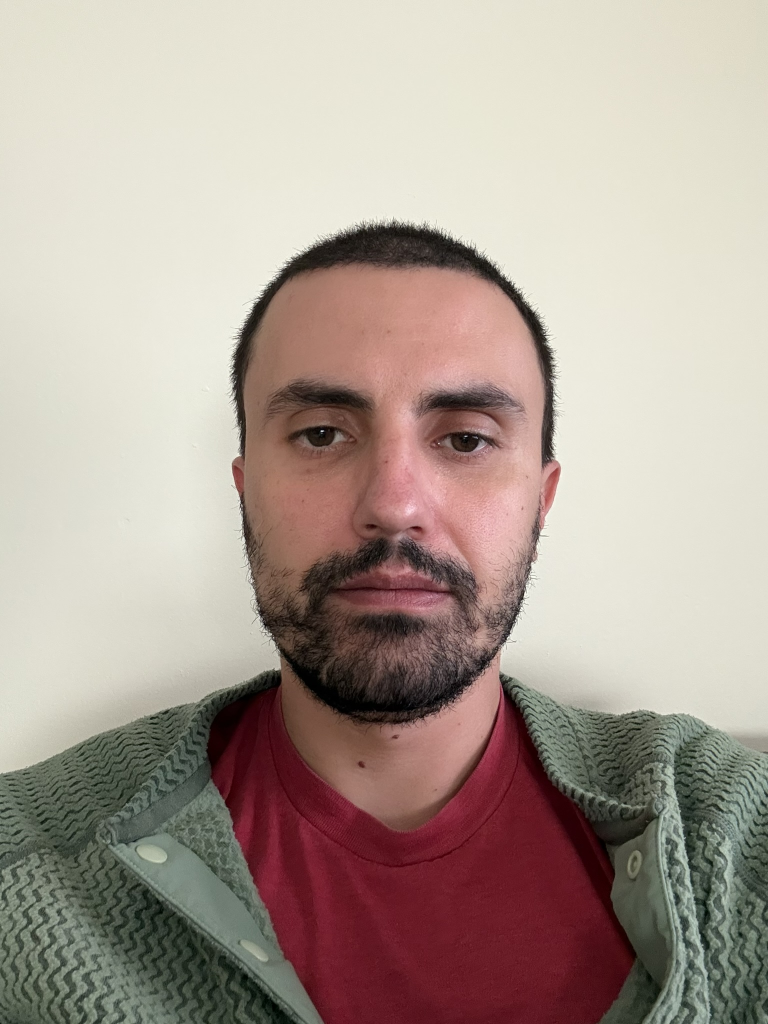
#> input picture sean.jpeg, 1536 x 2048 px (shown at 1/2 size)
$ python build_portrait.py
#> lines starting #> are read from the running program, lines starting #| are printed output that depends on the picture
#!/usr/bin/env python3
"""Bake sean.jpeg into a hover-perturbable HTML-element topography portrait.

Samples the photo at a fine base grid (104 x 120), flood-fills the wall
out as elevation 0, then builds a quadtree: 8x8 blocks subdivide where
color variance is high (eyes, silhouette edges) and stay chunky where
the image is flat (wall, hair, jacket). Each leaf becomes one div.
Elevation (1-8, from brightness) drives z-index, size, lift and shadow.

The page has no drag: moving the pointer across the portrait kicks
nearby pieces away with a little physics — big chunks are heavy, small
chips fly. A restore button reassembles the face.

Usage: python3 build_portrait.py
"""

from collections import deque
from pathlib import Path

from PIL import Image, ImageEnhance

SRC = Path(__file__).parent / "sean.jpeg"
OUT = Path(__file__).parent / "docs" / "index.html"

BASE_COLS = 104           # finest grid; must be divisible by 8
BASE_ROWS = 120
CROP_TOP_FRAC = 0.13      # drop empty wall above the head
WALL_TOLERANCE = 62       # flood-fill color distance
LEVELS = 8                # elevation bands for the subject
# max per-channel std for a block to stay whole, by block size
SPLIT_STD = {8: 8.0, 4: 11.0, 2: 15.0}

B36 = "0123456789abcdefghijklmnopqrstuvwxyz"


def dist(a, b):
    return sum((x - y) ** 2 for x, y in zip(a, b)) ** 0.5


def luma(c):
    return 0.299 * c[0] + 0.587 * c[1] + 0.114 * c[2]


def b36(n):
    return B36[n // 36] + B36[n % 36]


def main():
    img = Image.open(SRC).convert("RGB")
#> img is the input picture: PIL image 1536x2048 RGB; mean R, G, B 172.8, 158.1, 148.3
    w, h = img.size
#> w = 1536; h = 2048
    img = img.crop((0, int(h * CROP_TOP_FRAC), w, h))
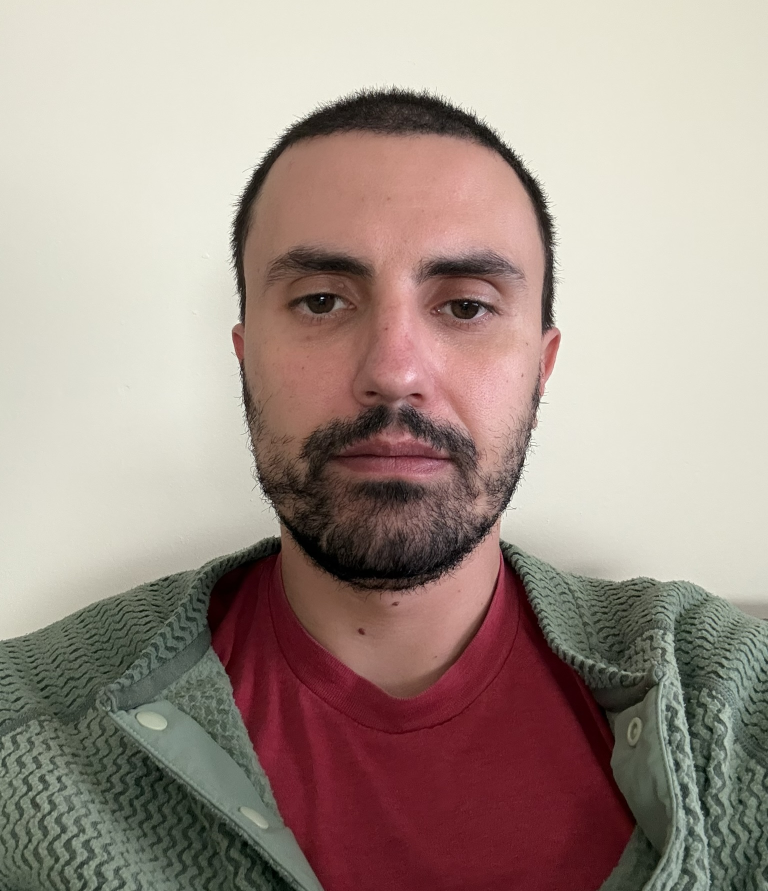
#> img: PIL image 1536x1782 RGB (shown at 1/2 size); mean R, G, B 164.3, 147.9, 139
    w, h = img.size
#> h = 1782

    # trim to the base grid's aspect ratio, keeping the center
    target = BASE_COLS / BASE_ROWS
    if w / h > target:
        nw = int(h * target)
        img = img.crop(((w - nw) // 2, 0, (w + nw) // 2, h))
    else:
        nh = int(w / target)
#> nh = 1772
        img = img.crop((0, 0, w, nh))  # trim bottom, keep the head
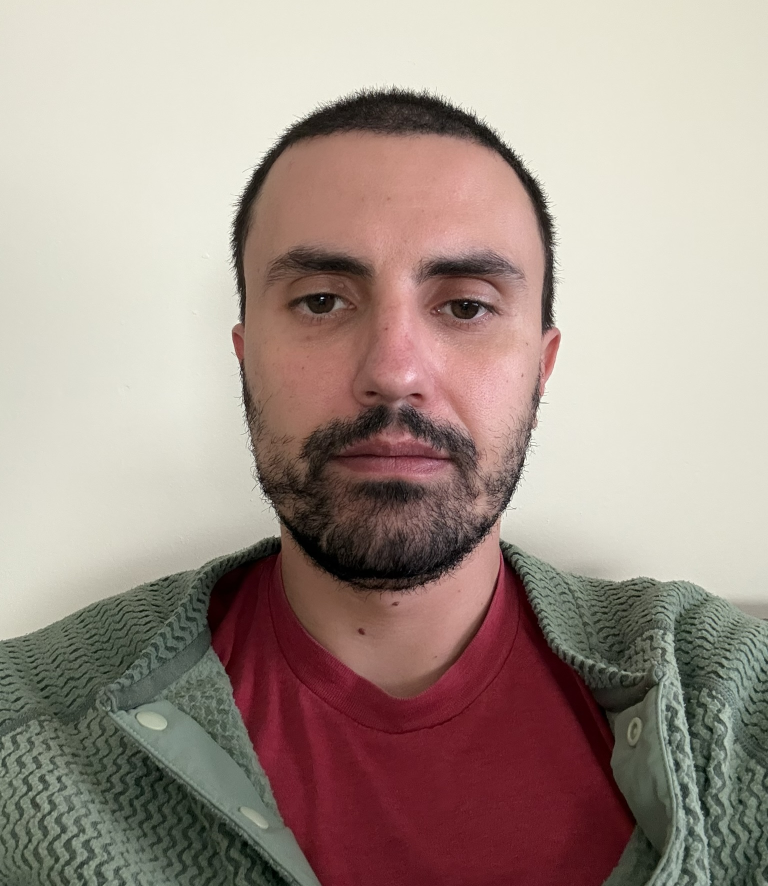
#> img: PIL image 1536x1772 RGB (shown at 1/2 size); mean R, G, B 164.8, 148.3, 139.4

    small = img.resize((BASE_COLS, BASE_ROWS), Image.BOX)
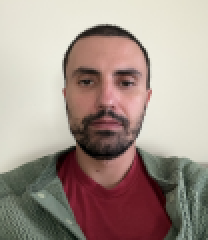
#> small: PIL image 104x120 RGB (shown 2 times larger); mean R, G, B 164.7, 148.3, 139.4
    small = ImageEnhance.Color(small).enhance(1.25)
    px = small.load()

    # ---- wall mask: flood fill from the top edge -----------------------
    corner = tuple(
        sum(c[i] for c in (px[0, 0], px[BASE_COLS - 1, 0])) // 2
        for i in range(3)
    )
#> corner = (227, 223, 203)

    def wallish(c):
        mx, mn = max(c), min(c)
        sat = (mx - mn) / mx if mx else 0
        return sat < 0.16 and luma(c) > 140

    wall = [[False] * BASE_COLS for _ in range(BASE_ROWS)]
    queue = deque()
    seeds = [(x, 0) for x in range(BASE_COLS)]
    seeds += [(0, y) for y in range(int(BASE_ROWS * 0.6))]
    seeds += [(BASE_COLS - 1, y) for y in range(int(BASE_ROWS * 0.6))]
    for x, y in seeds:
        if dist(px[x, y], corner) < WALL_TOLERANCE:
            wall[y][x] = True
            queue.append((x, y))
#> after the loop, wall = 120 items
    while queue:
        x, y = queue.popleft()
        for nx, ny in ((x + 1, y), (x - 1, y), (x, y + 1), (x, y - 1)):
            if 0 <= nx < BASE_COLS and 0 <= ny < BASE_ROWS and not wall[ny][nx]:
                c = px[nx, ny]
                if (dist(c, corner) < WALL_TOLERANCE
                        or (dist(c, px[x, y]) < 38 and wallish(c))):
                    wall[ny][nx] = True
                    queue.append((nx, ny))

    # ---- brightness range of the subject (5th-95th percentile) ---------
    lumas = sorted(
        luma(px[x, y])
        for y in range(BASE_ROWS) for x in range(BASE_COLS)
        if not wall[y][x]
    )
#> lumas = 6728 values from 1 to 206.1
    lo = lumas[int(len(lumas) * 0.05)]
#> lo = 29.98
    hi = lumas[int(len(lumas) * 0.95)]
#> hi = 172.8

    # ---- quadtree ------------------------------------------------------
    def block_stats(x0, y0, s):
        n = s * s
        sums = [0, 0, 0]
        sq = [0, 0, 0]
        walls = 0
        for y in range(y0, y0 + s):
            for x in range(x0, x0 + s):
                c = px[x, y]
                walls += wall[y][x]
                for i in range(3):
                    sums[i] += c[i]
                    sq[i] += c[i] * c[i]
        mean = tuple(v / n for v in sums)
        var = max(sq[i] / n - mean[i] ** 2 for i in range(3))
        return mean, max(var, 0) ** 0.5, walls

    def build_leaves(min_size, split_std):
#> called with min_size = 1
        leaves = []  # (x, y, size, elev, (r, g, b))

        def leaf(x0, y0, s, mean, is_wall):
            color = tuple(min(255, round(v)) for v in mean)
            if is_wall:
                e = 0
            else:
                t = max(0.0, min(1.0, (luma(color) - lo) / (hi - lo)))
                e = 1 + round(t * (LEVELS - 1))
            leaves.append((x0, y0, s, e, color))

        def build(x0, y0, s):
            mean, std, walls = block_stats(x0, y0, s)
            n = s * s
            pure = walls == 0 or walls == n
            if s <= min_size or (pure and std <= split_std[s]):
                # at min size a mixed block can't split; majority wins
                leaf(x0, y0, s, mean, walls > n / 2)
                return
            half = s // 2
            for dy in (0, half):
                for dx in (0, half):
                    build(x0 + dx, y0 + dy, half)

        for by in range(0, BASE_ROWS, 8):
            for bx in range(0, BASE_COLS, 8):
                build(bx, by, 8)
#> this loop made 15 passes
        return leaves

    def encode(leaves):
        # xx yy s e rrggbb = 12 chars per leaf
        return "".join(
            f"{b36(x)}{b36(y)}{s}{e}{r:02x}{g:02x}{b:02x}"
            for x, y, s, e, (r, g, b) in leaves
        )

    full = build_leaves(1, SPLIT_STD)
    # coarse variant for phones: nothing smaller than 2 base units —
    # at phone widths a 1-unit cell is ~4px, invisible detail that
    # still costs paint time
    coarse = build_leaves(2, SPLIT_STD)
    wall_hex = "#{:02x}{:02x}{:02x}".format(*corner)

    html = (
        TEMPLATE.replace("__BASECOLS__", str(BASE_COLS))
        .replace("__BASEROWS__", str(BASE_ROWS))
        .replace("__WALL__", wall_hex)
        .replace("__DATA__", encode(full))
        .replace("__DATACOARSE__", encode(coarse))
    )
    OUT.write_text(html)

    from collections import Counter
    for name, leaves in (("full", full), ("coarse", coarse)):
        sizes = Counter(s for _, _, s, _, _ in leaves)
        subject = sum(1 for l in leaves if l[3] > 0)
        print(f"{name}: {len(leaves)} leaves "
              f"(sizes {dict(sorted(sizes.items(), reverse=True))}), "
              f"{subject} subject / {len(leaves) - subject} wall")
#> this loop made 2 passes
#> name on passes 1 to 2: 'full', 'coarse'
#| full: 2685 leaves (sizes {8: 87, 4: 143, 2: 723, 1: 1732}), 2345 subject / 340 wall
#| coarse: 1386 leaves (sizes {8: 87, 4: 143, 2: 1156}), 1186 subject / 200 wall
#> (the run stopped early here; a loop or call above may not have finished)
